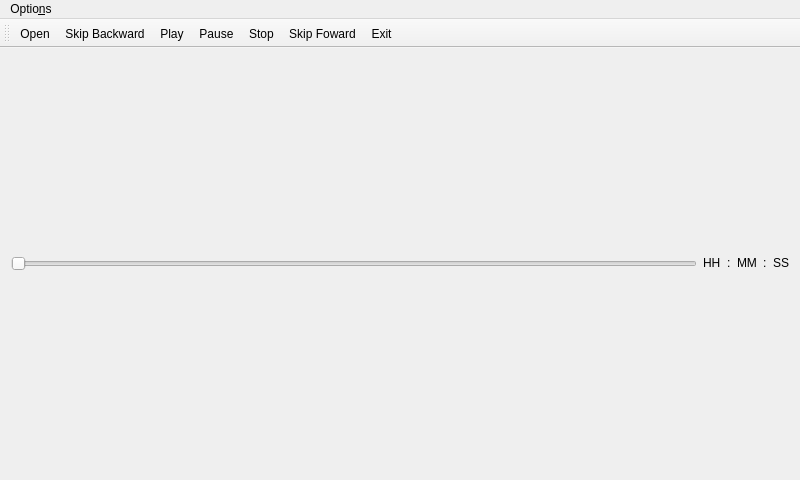
<?xml version="1.0" encoding="UTF-8"?>
<ui version="4.0">
 <class>MainWindow</class>
 <widget class="QMainWindow" name="MainWindow">
  <property name="geometry">
   <rect>
    <x>0</x>
    <y>0</y>
    <width>800</width>
    <height>480</height>
   </rect>
  </property>
  <property name="windowTitle">
   <string>MainWindow</string>
  </property>
  <widget class="QWidget" name="centralWidget">
   <layout class="QVBoxLayout" name="verticalLayout">
    <item>
     <layout class="QGridLayout" name="gridLayout"/>
    </item>
    <item>
     <layout class="QGridLayout" name="gridLayout_3">
      <property name="sizeConstraint">
       <enum>QLayout::SetMaximumSize</enum>
      </property>
     </layout>
    </item>
    <item>
     <layout class="QHBoxLayout" name="horizontalLayout">
      <item>
       <widget class="QSlider" name="horizontalSlider">
        <property name="sizePolicy">
         <sizepolicy hsizetype="Expanding" vsizetype="Fixed">
          <horstretch>0</horstretch>
          <verstretch>0</verstretch>
         </sizepolicy>
        </property>
        <property name="styleSheet">
         <string notr="true"/>
        </property>
        <property name="tracking">
         <bool>false</bool>
        </property>
        <property name="orientation">
         <enum>Qt::Horizontal</enum>
        </property>
       </widget>
      </item>
      <item>
       <widget class="QLabel" name="hourlabel">
        <property name="sizePolicy">
         <sizepolicy hsizetype="Preferred" vsizetype="Fixed">
          <horstretch>0</horstretch>
          <verstretch>0</verstretch>
         </sizepolicy>
        </property>
        <property name="text">
         <string>HH</string>
        </property>
       </widget>
      </item>
      <item>
       <widget class="QLabel" name="label_2">
        <property name="sizePolicy">
         <sizepolicy hsizetype="Preferred" vsizetype="Fixed">
          <horstretch>0</horstretch>
          <verstretch>0</verstretch>
         </sizepolicy>
        </property>
        <property name="text">
         <string>:</string>
        </property>
       </widget>
      </item>
      <item>
       <widget class="QLabel" name="minlabel">
        <property name="sizePolicy">
         <sizepolicy hsizetype="Preferred" vsizetype="Fixed">
          <horstretch>0</horstretch>
          <verstretch>0</verstretch>
         </sizepolicy>
        </property>
        <property name="text">
         <string>MM</string>
        </property>
       </widget>
      </item>
      <item>
       <widget class="QLabel" name="label_4">
        <property name="sizePolicy">
         <sizepolicy hsizetype="Preferred" vsizetype="Fixed">
          <horstretch>0</horstretch>
          <verstretch>0</verstretch>
         </sizepolicy>
        </property>
        <property name="text">
         <string>:</string>
        </property>
       </widget>
      </item>
      <item>
       <widget class="QLabel" name="seclabel">
        <property name="sizePolicy">
         <sizepolicy hsizetype="Preferred" vsizetype="Fixed">
          <horstretch>0</horstretch>
          <verstretch>0</verstretch>
         </sizepolicy>
        </property>
        <property name="text">
         <string>SS</string>
        </property>
       </widget>
      </item>
     </layout>
    </item>
   </layout>
  </widget>
  <widget class="QMenuBar" name="menuBar">
   <property name="geometry">
    <rect>
     <x>0</x>
     <y>0</y>
     <width>800</width>
     <height>30</height>
    </rect>
   </property>
   <widget class="QMenu" name="menuFile">
    <property name="title">
     <string>Optio&amp;ns</string>
    </property>
    <addaction name="actionOpen"/>
    <addaction name="actionPlayList"/>
    <addaction name="actionContribute"/>
    <addaction name="actionPlay"/>
    <addaction name="actionPause"/>
    <addaction name="actionSkip_Foward"/>
    <addaction name="actionSkip_Backward"/>
    <addaction name="actionStop"/>
    <addaction name="actionExit"/>
   </widget>
   <addaction name="menuFile"/>
  </widget>
  <widget class="QToolBar" name="toolBar">
   <property name="windowTitle">
    <string>toolBar</string>
   </property>
   <attribute name="toolBarArea">
    <enum>TopToolBarArea</enum>
   </attribute>
   <attribute name="toolBarBreak">
    <bool>false</bool>
   </attribute>
   <addaction name="actionOpen"/>
   <addaction name="actionSkip_Backward"/>
   <addaction name="actionPlay"/>
   <addaction name="actionPause"/>
   <addaction name="actionStop"/>
   <addaction name="actionSkip_Foward"/>
   <addaction name="actionExit"/>
  </widget>
  <action name="actionOpen">
   <property name="icon">
    <iconset resource="icons.qrc">
     <normaloff>:/document-open.png</normaloff>:/document-open.png</iconset>
   </property>
   <property name="text">
    <string>&amp;Open</string>
   </property>
  </action>
  <action name="actionExit">
   <property name="icon">
    <iconset resource="icons.qrc">
     <normaloff>:/application-exit.png</normaloff>:/application-exit.png</iconset>
   </property>
   <property name="text">
    <string>&amp;Exit</string>
   </property>
  </action>
  <action name="actionPlay">
   <property name="icon">
    <iconset resource="icons.qrc">
     <normaloff>:/media-playback-start.png</normaloff>:/media-playback-start.png</iconset>
   </property>
   <property name="text">
    <string>P&amp;lay</string>
   </property>
  </action>
  <action name="actionPause">
   <property name="icon">
    <iconset resource="icons.qrc">
     <normaloff>:/media-playback-pause.png</normaloff>:/media-playback-pause.png</iconset>
   </property>
   <property name="text">
    <string>Pa&amp;use</string>
   </property>
  </action>
  <action name="actionSkip_Foward">
   <property name="icon">
    <iconset resource="icons.qrc">
     <normaloff>:/media-skip-forward.png</normaloff>:/media-skip-forward.png</iconset>
   </property>
   <property name="text">
    <string>Skip &amp;Foward</string>
   </property>
  </action>
  <action name="actionSkip_Backward">
   <property name="icon">
    <iconset resource="icons.qrc">
     <normaloff>:/media-skip-backward.png</normaloff>:/media-skip-backward.png</iconset>
   </property>
   <property name="text">
    <string>Skip &amp;Backward</string>
   </property>
  </action>
  <action name="actionStop">
   <property name="icon">
    <iconset resource="icons.qrc">
     <normaloff>:/media-playback-stop.png</normaloff>:/media-playback-stop.png</iconset>
   </property>
   <property name="text">
    <string>Sto&amp;p</string>
   </property>
  </action>
  <action name="actionPlayList">
   <property name="text">
    <string>&amp;Show/Hide PlayList</string>
   </property>
  </action>
  <action name="actionContribute">
   <property name="text">
    <string>contribute</string>
   </property>
  </action>
 </widget>
 <layoutdefault spacing="6" margin="11"/>
 <resources>
  <include location="icons.qrc"/>
 </resources>
 <connections/>
</ui>
